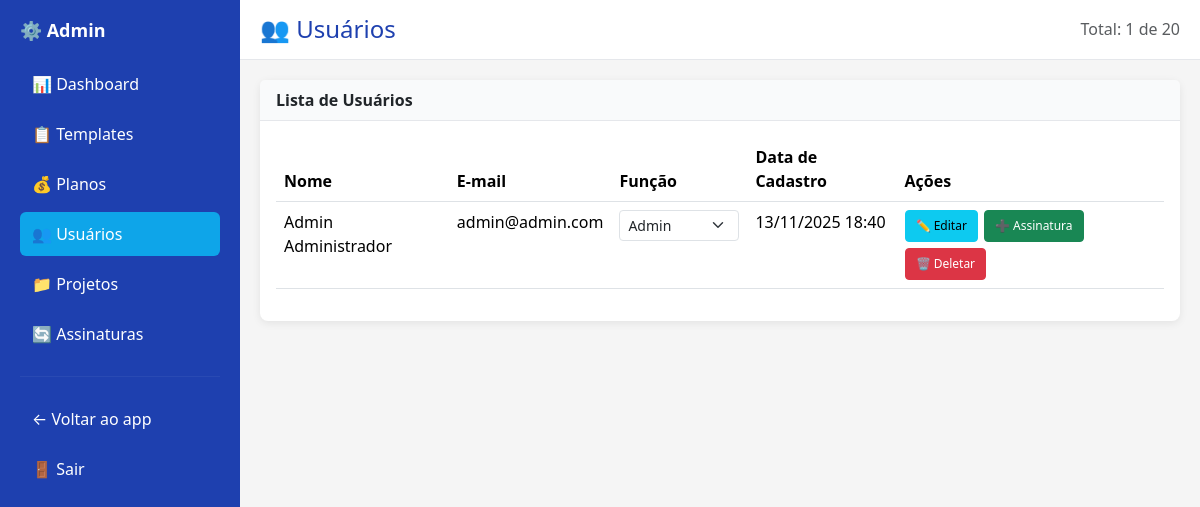
The app's page /users (signed in) with its own data.
### tables this page shows
CREATE TABLE users (
                id INTEGER PRIMARY KEY AUTOINCREMENT,
                name TEXT NOT NULL,
                email TEXT UNIQUE NOT NULL,
                password TEXT NOT NULL,
                role TEXT DEFAULT 'user' CHECK(role IN ('user', 'admin')),
                domains_used INTEGER DEFAULT 0,
                subdomains_used INTEGER DEFAULT 0,
                status TEXT DEFAULT 'active' CHECK(status IN ('active', 'inactive', 'suspended')),
                created_at DATETIME DEFAULT CURRENT_TIMESTAMP,
                updated_at DATETIME DEFAULT CURRENT_TIMESTAMP,
                deleted_at DATETIME
            );

### app/Controllers/AdminController.php (called while the page is built, shortened)
<?php
class AdminController
{
    private $pdo;
    public function __construct()
    {
        $this->pdo = require __DIR__ . '/../../config/database.php';
    }
    public function users()
    {
        $page = (int)($_GET['page'] ?? 1);
        $perPage = 20;
        $offset = ($page - 1) * $perPage;
        $total = $this->pdo->query("SELECT COUNT(*) FROM users")->fetchColumn();
        $users = $this->pdo->query("
            SELECT id, name, email, role, created_at FROM users
            ORDER BY created_at DESC LIMIT $perPage OFFSET $offset
        ")->fetchAll(\PDO::FETCH_ASSOC);
        include __DIR__ . '/../Views/admin/users.php';
    }
}

### public/index.php (called while the page is built, shortened)
<?php
require_once __DIR__ . '/../config/routes.php';

### config/database.php (called while the page is built, shortened)
<?php
$dbFile = __DIR__ . '/../database/app.db';
try {
    $pdo = new \PDO('sqlite:' . $dbFile);
    $pdo->setAttribute(\PDO::ATTR_ERRMODE, \PDO::ERRMODE_EXCEPTION);
    $pdo->exec('PRAGMA foreign_keys = ON');
    return $pdo;
} catch (\PDOException $e) {
    die('Erro ao conectar ao banco SQLite: ' . $e->getMessage());
}

### app/Views/admin/users.php (the view, shortened to what this page needs)
<!DOCTYPE html>
<html lang="pt-BR">
<head>
    <link href="https://cdn.jsdelivr.net/npm/bootstrap@5.3.2/dist/css/bootstrap.min.css" rel="stylesheet">
</head>
<body>
<div class="sidebar">
    <h4>⚙️ Admin</h4>
    <a href="/admin">📊 Dashboard</a>
    <a href="/admin/templates">📋 Templates</a>
    <a href="/admin/plans">💰 Planos</a>
    <a href="/admin/users" class="active">👥 Usuários</a>
    <a href="/admin/projects">📁 Projetos</a>
    <a href="/admin/subscriptions">🔄 Assinaturas</a>
    <hr style="border-color: rgba(255,255,255,0.2); margin: 20px 0;">
    <a href="/projects">← Voltar ao app</a>
    <a href="/logout">🚪 Sair</a>
</div>
<div class="main-content">
    <div class="topbar">
        <h2>👥 Usuários</h2>
        <span class="text-muted">Total: <?= count($users) ?> de <?= ceil($total / 20) * 20 ?></span>
    </div>
    <div class="content-area">
        <div class="card">
            <div class="card-header">
                Lista de Usuários
            </div>
            <div class="card-body">
                <table class="table table-hover">
                    <thead>
                    <tr>
                        <th>Nome</th>
                        <th>E-mail</th>
                        <th>Função</th>
                        <th>Data de Cadastro</th>
                        <th>Ações</th>
                    </tr>
                    </thead>
                    <tbody>
                    <?php foreach ($users as $user): ?>
                        <tr>
                            <td><?= htmlspecialchars($user['name']) ?></td>
                            <td><?= htmlspecialchars($user['email']) ?></td>
                            <td>
                                <select class="form-select form-select-sm" style="width: 120px;"
                                        onchange="changeRole(<?= $user['id'] ?>, this.value)">
                                    <option value="admin" <?= $user['role'] === 'admin' ? 'selected' : '' ?>>Admin
                                    </option>
                                </select>
                            </td>
                            <td><?= date('d/m/Y H:i', strtotime($user['created_at'])) ?></td>
                            <td>
                                <div class="btn-actions">
                                    <button class="btn btn-sm btn-info" onclick="editUser(<?= $user['id'] ?>)">✏️ Editar</button>
                                    <button class="btn btn-sm btn-success" onclick="createSubscription(<?= $user['id'] ?>, '<?= htmlspecialchars($user['name']) ?>')">➕ Assinatura</button>
                                    <button class="btn btn-sm btn-danger" onclick="deleteUser(<?= $user['id'] ?>)">🗑️ Deletar</button>
                                </div>
                            </td>
                        </tr>
                    <?php endforeach; ?>
                    </tbody>
                </table>
            </div>
        </div>
    </div>
</div>
</body>
</html>

### app/Views/admin/users.php (style rules this page uses)
body { display: flex; height: 100vh; background: #f5f5f5; }
.sidebar { width: 240px; background: #1e40af; color: white; padding: 20px; overflow-y: auto; position: fixed; height: 100vh; left: 0; top: 0; }
.sidebar h4 { margin-bottom: 20px; font-size: 18px; font-weight: 700; }
.sidebar a { display: block; color: white; text-decoration: none; padding: 10px 12px; border-radius: 6px; margin-bottom: 6px; transition: background 0.3s; }
.sidebar a:hover, .sidebar a.active { background: #0ea5e9; }
.main-content { margin-left: 240px; flex: 1; display: flex; flex-direction: column; }
.topbar { background: white; padding: 15px 20px; border-bottom: 1px solid #e5e7eb; display: flex; justify-content: space-between; align-items: center; }
.topbar h2 { margin: 0; font-size: 24px; color: #1e40af; }
.content-area { flex: 1; overflow-y: auto; padding: 20px; }
.card { border: none; border-radius: 8px; box-shadow: 0 2px 8px rgba(0, 0, 0, 0.08); margin-bottom: 20px; }
.card-header { background: #f9fafb; border-bottom: 1px solid #e5e7eb; font-weight: 600; }
table { background: white; }
thead { background: #f9fafb; }
.btn-actions { display: flex; gap: 6px; flex-wrap: wrap; }
.btn-sm { padding: 6px 10px; font-size: 12px; }

### records on screen
users: name "Admin Administrador", email "admin@admin.com", role+id "Admin", created_at "13/11/2025 18:40"

### other values on screen
count($users) "1"
ceil($total / 20) * 20 "20"
